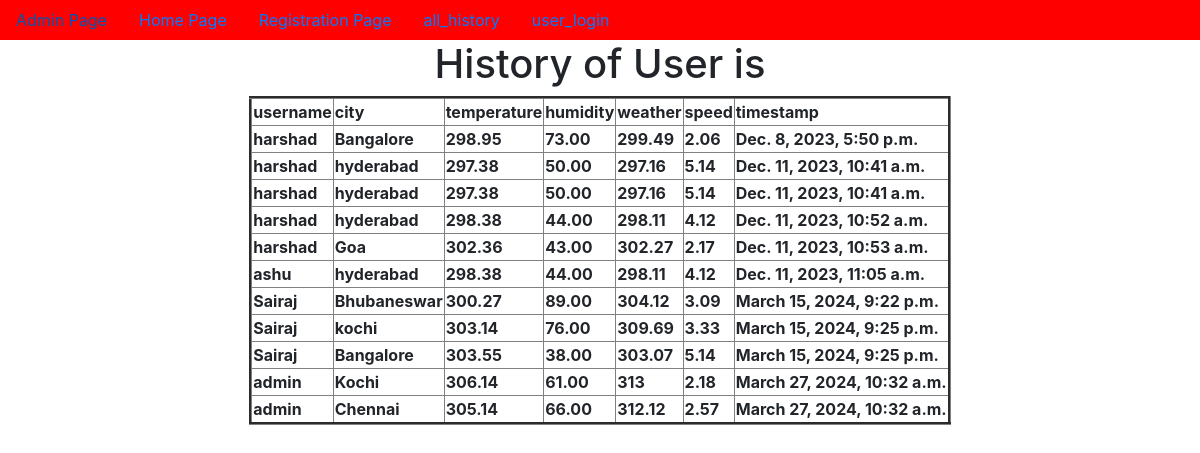
The app's page /all_history/ with its own data.
### app/models.py (models this page shows, shortened)
class WeatherData(models.Model):
    username=models.ForeignKey(User,on_delete=models.CASCADE,default=0)
    city = models.CharField(max_length=100)
    temperature = models.DecimalField(max_digits=5, decimal_places=2)
    humidity = models.DecimalField(max_digits=5, decimal_places=2)
    weather=models.CharField(max_length=10,default=0)
    speed=models.CharField(max_length=10,default=0)
    timestamp = models.DateTimeField(auto_now_add=True)

### app/views.py (the view)
# urls.py: path('all_history/',all_history,name='all_history'),
def all_history(request):
    LWO=WeatherData.objects.all()
    d={'LWO':LWO}
    return render(request,'user_history.html',d)

### templates/user_history.html (shortened to what this page needs)
{% extends 'dummy.html' %}
{% block body_block %}
<h1>History of User is </h1>
    <table border="3px">
        <tr><th>username</th>
            <th>city</th>
            <th>temperature</th>
            <th>humidity</th>
            <th>weather</th>
            <th>speed</th>
            <th>timestamp</th>
        </tr>
{% for obj in LWO %}
        <tr><th>{{obj.username}}</th>
            <th>{{obj.city}}</th>
            <th>{{obj.temperature}}</th>
            <th>{{obj.humidity}}</th>
            <th>{{obj.weather}}</th>
            <th>{{obj.speed}}</th>
            <th>{{obj.timestamp}}</th>
        </tr>
{% endfor %}
    </table>
{% endblock %}

### templates/dummy.html (shortened to what this page needs)
<!doctype html>
<html lang="en">
  <head>
    <link rel="stylesheet" href="https://cdn.jsdelivr.net/npm/bootstrap@4.6.2/dist/css/bootstrap.min.css">
  </head>
  <body>
    <center>
    <nav class="nav" style="background-color:red">
        <a href="{% url 'admin:index' %}" class="nav-link">Admin Page</a>
        <a href="{% url 'home' %}" class="nav-link">Home Page</a>
        <a href="{% url 'registration' %}" class="nav-link">Registration Page</a>
        <a href="{% url 'all_history' %}" class="nav-link">all_history</a>
        {% if user.is_authenticated %}
        <a href="{% url 'user_logout' %}" class="nav-link">user_logout</a>
        <a href="{% url 'profile_display' %}" class="nav-link">profile_display</a>
        <a href="{% url 'change_password' %}" class="nav-link">change_password</a>
        <a href="{% url 'search' %}" class="nav-link">search</a>
        <a href="{% url 'user_history' %}" class="nav-link">user_history</a>
        {% else %}
        <a href="{% url 'user_login' %}" class="nav-link">user_login</a>
        {% endif %}
      </nav>
{% block body_block %}
{% endblock %}
</center>
  </body>
</html>

### records on screen
WeatherData: username "harshad", city "Bangalore", temperature "298.95", humidity "73.00", weather "299.49", speed "2.06", timestamp "Dec. 8, 2023, 5:50 p.m."
WeatherData: username "harshad", city "hyderabad", temperature "297.38", humidity "50.00", weather "297.16", speed "5.14", timestamp "Dec. 11, 2023, 10:41 a.m."
WeatherData: username "harshad", city "hyderabad", temperature "297.38", humidity "50.00", weather "297.16", speed "5.14", timestamp "Dec. 11, 2023, 10:41 a.m."
WeatherData: username "harshad", city "hyderabad", temperature "298.38", humidity "44.00", weather "298.11", speed "4.12", timestamp "Dec. 11, 2023, 10:52 a.m."
WeatherData: username "harshad", city "Goa", temperature "302.36", humidity "43.00", weather "302.27", speed "2.17", timestamp "Dec. 11, 2023, 10:53 a.m."
WeatherData: username "ashu", city "hyderabad", temperature "298.38", humidity "44.00", weather "298.11", speed "4.12", timestamp "Dec. 11, 2023, 11:05 a.m."
WeatherData: username "Sairaj", city "Bhubaneswar", temperature "300.27", humidity "89.00", weather "304.12", speed "3.09", timestamp "March 15, 2024, 9:22 p.m."
WeatherData: username "Sairaj", city "kochi", temperature "303.14", humidity "76.00", weather "309.69", speed "3.33", timestamp "March 15, 2024, 9:25 p.m."
WeatherData: username "Sairaj", city "Bangalore", temperature "303.55", humidity "38.00", weather "303.07", speed "5.14", timestamp "March 15, 2024, 9:25 p.m."
WeatherData: username "admin", city "Kochi", temperature "306.14", humidity "61.00", weather "313", speed "2.18", timestamp "March 27, 2024, 10:32 a.m."
WeatherData: username "admin", city "Chennai", temperature "305.14", humidity "66.00", weather "312.12", speed "2.57", timestamp "March 27, 2024, 10:32 a.m."
